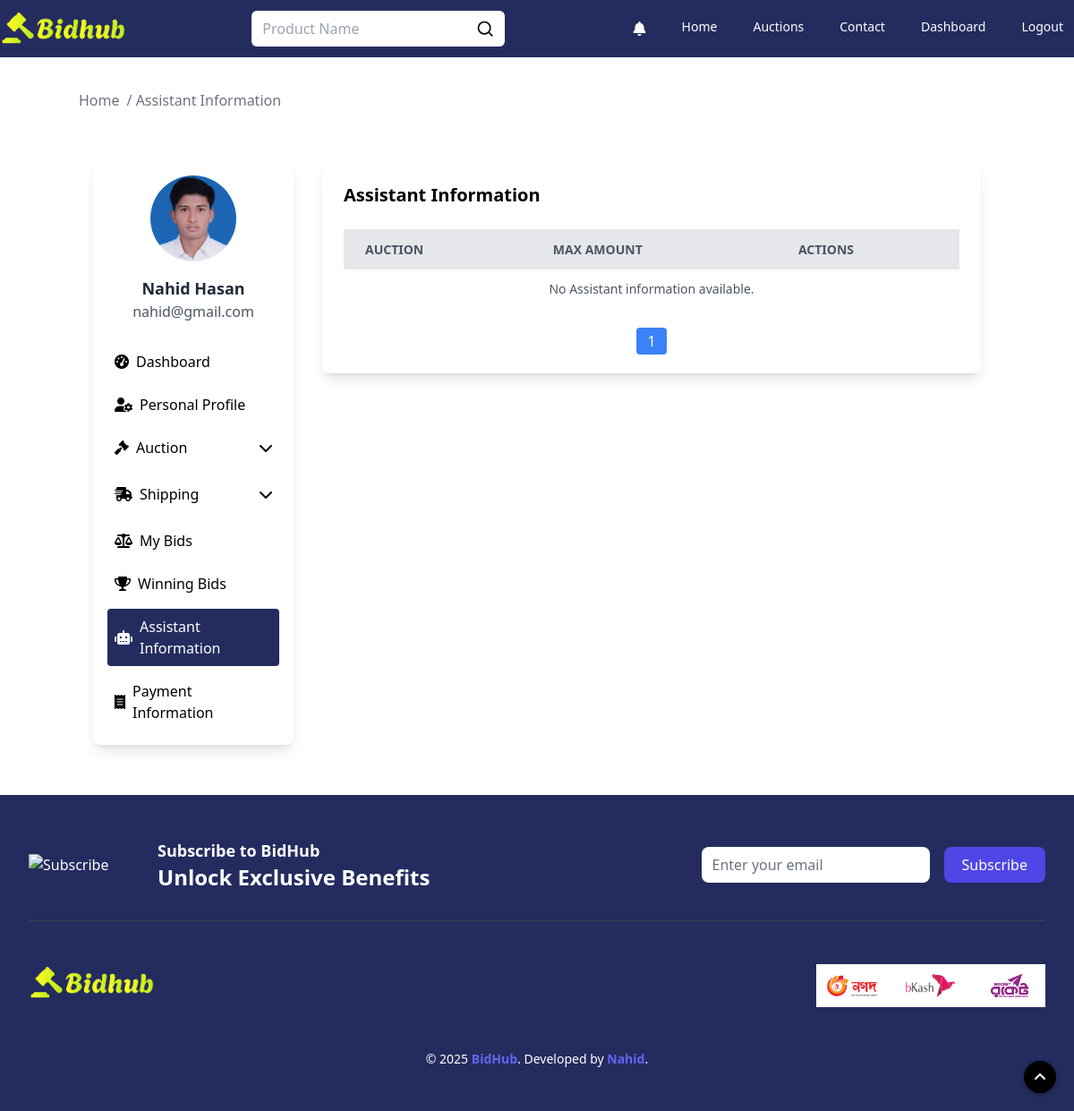
Before: /auction/assistant_info (signed in) with the older database file.
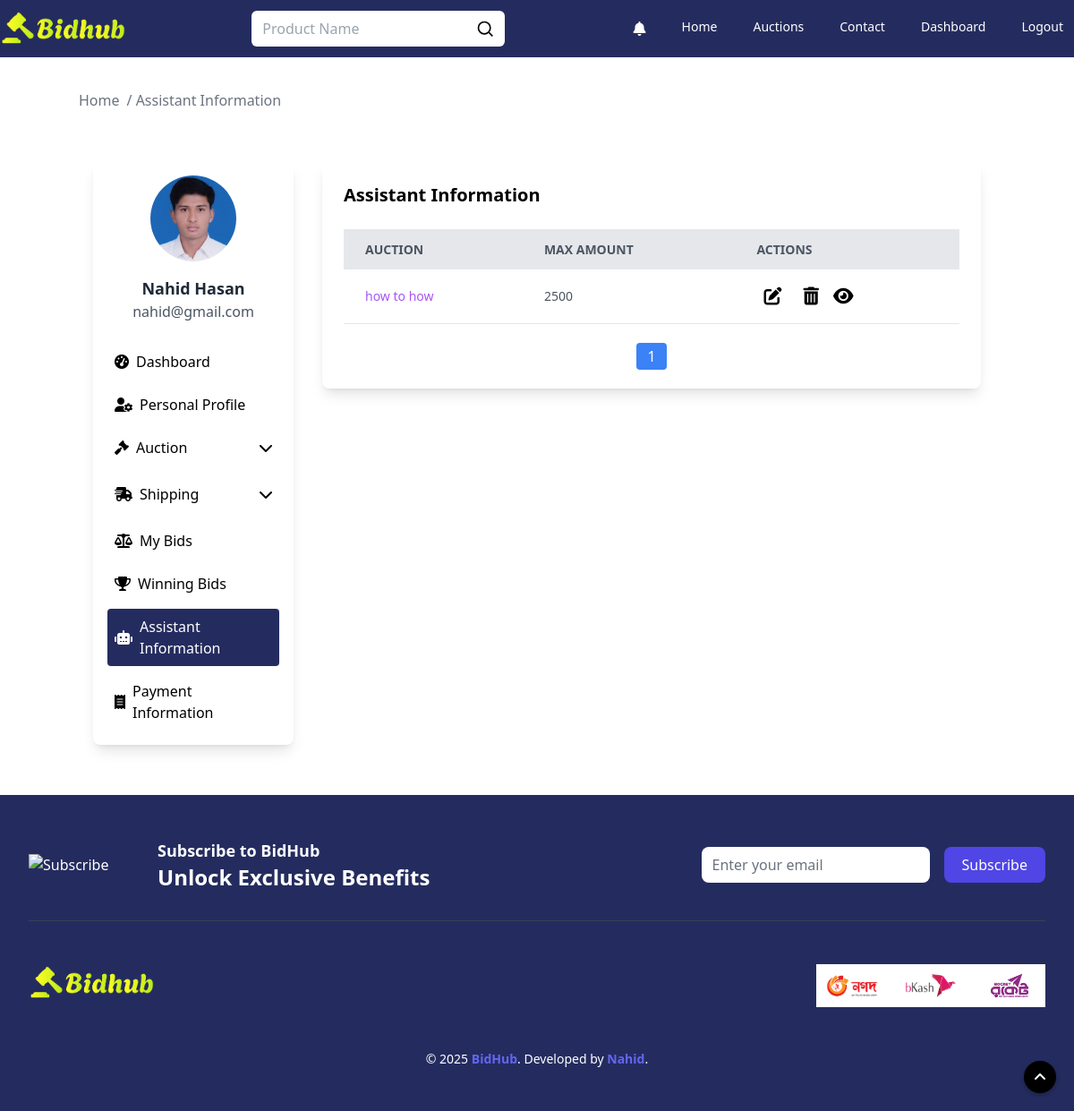
After: the same page with the newer database file.
### auctions/models.py (models this page shows, shortened)
class User(AbstractUser):
    profile_picture = models.ImageField(upload_to='profile_pictures', null=True, blank=True)
    email = models.EmailField(_('email address'), unique=True)
    province = models.CharField(max_length=100, blank=True)
    city = models.CharField(max_length=100, blank=True)
    zone = models.CharField(max_length=100, blank=True)
    address = models.TextField(null=True, blank=True)
    zip_code = models.CharField(max_length=20, blank=True)
    phone = models.CharField(max_length=15, blank=True)
    objects = CustomUserManager()
    USERNAME_FIELD = 'username'
    EMAIL_FIELD = 'email'
    REQUIRED_FIELDS = ['email']

class AuctionList(models.Model):
    user = models.ForeignKey(User, on_delete=models.CASCADE, null=True)
    title = models.CharField(max_length=2000)
    desc = tinymce_models.HTMLField()
    starting_bid = models.IntegerField()
    buy_now_price = models.IntegerField(default=0)
    bid_watch_list = models.IntegerField(default=0)
    expire_date = models.DateTimeField(blank=False, null=True)
    categories = models.ManyToManyField('Category', through='AuctionCategory')
    active_bool = models.BooleanField(default=True)
    def __str__(self):
        return f"{self.title}"

### assistant/models.py (models this page shows, shortened)
class BidAssistant(models.Model):
    user = models.ForeignKey(User, on_delete=models.CASCADE)
    auction = models.ForeignKey(AuctionList, on_delete=models.CASCADE, related_name='bid_assistants')
    max_bid = models.IntegerField()
    last_bid_time = models.DateTimeField(default=timezone.now)

### assistant/views.py (the view)
# urls.py: path("auction/assistant_info", views.assistant_info, name="assistant_info"),
@login_required(login_url='login')
def assistant_info(request):
    user = request.user
    profile_picture_url = None
    if hasattr(user, 'profile_picture') and user.profile_picture:
        profile_picture_url = request.build_absolute_uri(user.profile_picture.url)
    set_bids = BidAssistant.objects.filter(user=user)
    paginator = Paginator(set_bids, 5)
    page_number = request.GET.get("page")
    page_obj = paginator.get_page(page_number)
    return render(request, "assistant_information.html", {
        'email': user.email,
        'name': f"{user.first_name} {user.last_name}",
        'profile_picture': profile_picture_url,
        'bids': page_obj,
        'total': paginator.count
    })

### auctions/templates/assistant_information.html (shortened to what this page needs)
{% extends "layout.html" %}
{% load static %}
{% block body %}
    <div class="max-w-[1280px] w-full m-auto">
        <div class="pt-[100px]">
            <div class="container mx-auto">
                <ul class="flex space-x-2 text-gray-500">
                    <li><a href="/" class="hover:text-blue-500">Home</a></li>
                    <li><span> / Assistant Information</span></li>
                </ul>
            </div>
        </div>
        <section class="my-10">
            <div class="container mx-auto">
                <div class="flex flex-wrap justify-center">
                    {% include "sidebar.html" %}
                    <div class="w-full sm:w-2/3 lg:w-3/4 p-4">
                        <div class="bg-white shadow-lg rounded-lg p-6 mb-10">
                            <h5 class="text-xl font-semibold mb-6">Assistant Information</h5>
                            <div class="w-full overflow-x-auto">
                                <table class="min-w-full bg-white">
                                    <thead>
                                    <tr class="w-full bg-gray-200 text-gray-600 uppercase text-sm leading-normal">
                                        <th class="py-3 px-6 text-left">Auction</th>
                                        <th class="py-3 px-6 text-left">Max Amount</th>
                                        <th class="py-3 px-6 text-left">Actions</th>
                                    </tr>
                                    </thead>
                                    <tbody class="text-gray-600 text-sm font-light">
                                    {% for bid in bids %}
                                        <tr class="border-b border-gray-200 hover:bg-gray-100">
                                            <td class="py-3 px-6">
                                                <a class="line-clamp-2 text-purple-500"
                                                   href="{% url 'auctionDetails' bid.auction.id %}">{{ bid.auction }}</a>
                                            </td>
                                            <td class="py-3 px-6">{{ bid.max_bid }}</td>
                                            <td class="py-3 px-6 flex gap-2">
                                                <button class="text-white text-xs py-1 px-2 rounded hover:bg-yellow-600"
                                                        data-bs-toggle="modal" data-bs-target="#editModal"
                                                        onclick="setEditBid({{ bid.id }}, '{{ bid.max_bid }}', '{{ bid.auction.id }}')">
                                                    <i class="text-black text-xl fa-solid fa-pen-to-square"></i>
                                                </button>
                                                <button class="text-white text-xs py-1 px-2 rounded hover:bg-red-600"
                                                        data-bs-toggle="modal" data-bs-target="#deleteModal"
                                                        onclick="setDeleteBid({{ bid.id }}, '{{ bid.auction.id }}')">
                                                    <i class="text-black text-xl fa-solid fa-trash-can"></i>
                                                </button>
                                                <button class="toggle-button" data-bs-toggle="modal"
                                                        data-bs-target="#toggleDetailsModal"
                                                        onclick="loadToggleDetails('{{ bid.auction.id }}')">
                                                    <i class="text-black text-xl fa-solid fa-eye"></i>
                                                </button>
                                            </td>
                                        </tr>
                                    {% empty %}
                                        <tr>
                                            <td colspan="5" class="text-center py-3">No Assistant information
                                                available.
                                            </td>
                                        </tr>
                                    {% endfor %}
                                    </tbody>
                                </table>
                            </div>
                            <div class="mt-6 flex justify-center">
                                <ul class="flex space-x-2">
                                    {% for num in bids.paginator.page_range %}
                                        {% if num == 1 or num == bids.paginator.num_pages %}
                                            <li>
                                                <a href="?page={{ num }}"
                                                   class="{% if num == bids.number %} bg-blue-500 text-white {% else %} bg-gray-200 text-gray-700 {% endif %} px-3 py-1 rounded">
                                                    {{ num }}
                                                </a>
                                            </li>
                                        {% elif num == bids.number|add:"-2" or num == bids.number|add:"2" %}
                                            <li>
                                                <span class="px-3 py-1">...</span>
                                            </li>
                                        {% endif %}
                                    {% endfor %}
                                </ul>
                            </div>
                        </div>
                    </div>
                </div>
            </div>
        </section>
    </div>
{% endblock %}

### auctions/templates/sidebar.html (shortened to what this page needs)
{% load static %}
{% block body %}
    {% url 'userProfile' as user_profile_url %}
    {% url 'userDashboard' as user_dashboard_url %}
    {% url 'myAuction' as my_auction_url %}
    {% url 'userBids' as user_bids_url %}
    {% url 'userWinBids' as user_win_bids_url %}
    {% url 'paymentInformation' as payment_info_url %}
    {% url 'create' as create_auction_url %}
    {% url 'assistant_info' as assistant_info %}
    {% url 'shipping_to' as shipping_to %}
    {% url 'shipping_from' as shipping_from %}
    <div class="w-full sm:w-1/3 lg:w-1/4 p-4">
        <div class="bg-white shadow-lg rounded-lg p-4 sticky top-20">
            <div class="flex flex-col items-center">
                <div class="relative w-24 h-24 rounded-full overflow-hidden">
                    <form id="profile-pic-form" method="post" enctype="multipart/form-data">
                        <img id="profile-pic-preview" class="object-cover w-[100px] h-[100px]"
                             src="{% if profile_picture %}{{ profile_picture }}{% else %}{% static 'images/men.png' %}{% endif %}"
                             alt="{{ username }}">
                    </form>
                </div>
                <h5 class="mt-4 text-lg font-semibold text-gray-800">
                    {% if name %}{{ name }}{% else %}None{% endif %}
                </h5>
                <span class="text-gray-600">{{ user.email }}</span>
            </div>
            <ul class="mt-6 space-y-2">
                <li>
                    <a href="{{ user_dashboard_url }}"
                       class="flex items-center p-2 rounded w-full {% if request.path == user_dashboard_url %}bg-[#242c5f] text-white{% else %}text-black hover:bg-[#242c5f] hover:text-white{% endif %}">
                        <i class="fas fa-tachometer-alt mr-2"></i> Dashboard
                    </a>
                </li>
                <li>
                    <a href="{{ user_profile_url }}"
                       class="flex items-center p-2 rounded w-full {% if request.path == user_profile_url %}bg-[#242c5f] text-white{% else %}text-black hover:bg-[#242c5f] hover:text-white{% endif %}">
                        <i class="fas fa-user-cog mr-2"></i> Personal Profile
                    </a>
                </li>
                <li class="w-full">
                    <button onclick="toggleMenu('auction-menu', 'chevron-icon')"
                            class="flex items-center justify-between p-2 rounded w-full text-black hover:bg-[#242c5f] hover:text-white transition-colors"
                            data-url="{{ create_auction_url }}">
                        <span class="flex items-center">
                            <i class="fas fa-gavel mr-2"></i> Auction
                        </span>
                        <i id="chevron-icon" class="fas fa-chevron-down transition-transform duration-300"></i>
                    </button>
                </li>
                <li class="w-full">
                    <button onclick="toggleMenu('shipping-menu', 'shipping-chevron')"
                            class="flex items-center justify-between p-2 rounded w-full text-black hover:bg-[#242c5f] hover:text-white transition-colors"
                            data-url="{{ shipping_from }}">
                        <span class="flex items-center">
                            <i class="fa-solid fa-truck-fast mr-2"></i> Shipping
                        </span>
                        <i id="chevron-icon" class="fas fa-chevron-down transition-transform duration-300"></i>
                    </button>
                </li>
                <li>
                    <a href="{{ user_bids_url }}"
                       class="flex items-center p-2 rounded w-full {% if request.path == user_bids_url %}bg-[#242c5f] text-white{% else %}text-black hover:bg-[#242c5f] hover:text-white{% endif %}">
                        <i class="fas fa-balance-scale mr-2"></i> My Bids
                    </a>
                </li>
                <li>
                    <a href="{{ user_win_bids_url }}"
                       class="flex items-center p-2 rounded w-full {% if request.path == user_win_bids_url %}bg-[#242c5f] text-white{% else %}text-black hover:bg-[#242c5f] hover:text-white{% endif %}">
                        <i class="fas fa-trophy mr-2"></i> Winning Bids
                    </a>
                </li>
                <li>
                    <a href="{{ assistant_info }}"
                       class="flex items-center p-2 rounded w-full {% if request.path == assistant_info %}bg-[#242c5f] text-white{% else %}text-black hover:bg-[#242c5f] hover:text-white{% endif %}">
                        <i class="fa-solid fa-robot mr-2"></i> Assistant Information
                    </a>
                </li>
                <li>
                    <a href="{{ payment_info_url }}"
                       class="flex items-center p-2 rounded w-full {% if request.path == payment_info_url %}bg-[#242c5f] text-white{% else %}text-black hover:bg-[#242c5f] hover:text-white{% endif %}">
                        <i class="fas fa-receipt mr-2"></i> Payment Information
                    </a>
                </li>
            </ul>
        </div>
    </div>
{% endblock %}

Changed rows visible on the page:
added BidAssistant: auction "how to how", max_bid "2500"
Other visible differences:
text no longer shown: "No Assistant information available."
